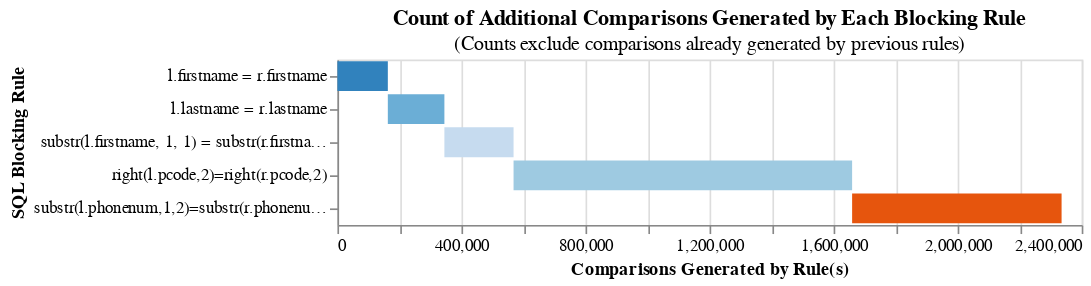

The notebook cell this image was saved under:
### Code cell
blocking_rules = [ 
            "l.firstname = r.firstname", 
        "l.lastname = r.lastname",
        "substr(l.firstname, 1, 1) = substr(r.firstname, 1, 1) and substr(l.lastname, 1, 1) = substr(r.lastname, 1, 1)",
    "right(l.pcode,2)=right(r.pcode,2)",
        "substr(l.phonenum,1,2)=substr(r.phonenum,1,2)",
        #"size(array_intersect(l.City_Array, r.City_Array)) = 1 and substr(l.Last_Name, 1, 1) = substr(r.Last_Name, 1, 1)",
                 ]

for i in blocking_rules: 

    count = linker.count_num_comparisons_from_blocking_rule(i)

    print(f"'{i}' ---> {count:,.0f} comparisons")

linker.cumulative_num_comparisons_from_blocking_rules_chart(blocking_rules)

### Figure 1 — Vega-Lite specification as saved in the notebook (floating-point values rounded to 4 significant figures)
{"$schema": "https://vega.github.io/schema/vega-lite/v5.9.3.json", "config": {"view": {"continuousHeight": 300, "continuousWidth": 300}}, "data": {"name": "data-21fd323244f666eaa25c38ff2a676fef"}, "datasets": {"data-21fd323244f666eaa25c38ff2a676fef": [{"cartesian": 56160036, "cumulative_rows": 162563, "reduction_ratio": "The rolling reduction ratio with your given blocking rule(s) is 0.997105. This represents the reduction in the total number of comparisons due to your rule(s).", "row_count": 162563, "rule": "l.firstname = r.firstname", "start": 0}, {"cartesian": 56160036, "cumulative_rows": 344945, "reduction_ratio": "The rolling reduction ratio with your given blocking rule(s) is 0.993858. This represents the reduction in the total number of comparisons due to your rule(s).", "row_count": 182382, "rule": "l.lastname = r.lastname", "start": 162563}, {"cartesian": 56160036, "cumulative_rows": 567982, "reduction_ratio": "The rolling reduction ratio with your given blocking rule(s) is 0.989886. This represents the reduction in the total number of comparisons due to your rule(s).", "row_count": 223037, "rule": "substr(l.firstname, 1, 1) = substr(r.firstname, 1, 1) and substr(l.lastname, 1, 1) = substr(r.lastname, 1, 1)", "start": 344945}, {"cartesian": 56160036, "cumulative_rows": 1659669, "reduction_ratio": "The rolling reduction ratio with your given blocking rule(s) is 0.970448. This represents the reduction in the total number of comparisons due to your rule(s).", "row_count": 1091687, "rule": "right(l.pcode,2)=right(r.pcode,2)", "start": 567982}, {"cartesian": 56160036, "cumulative_rows": 2335079, "reduction_ratio": "The rolling reduction ratio with your given blocking rule(s) is 0.958421. This represents the reduction in the total number of comparisons due to your rule(s).", "row_count": 675410, "rule": "substr(l.phonenum,1,2)=substr(r.phonenum,1,2)", "start": 1659669}]}, "encoding": {"color": {"field": "rule", "legend": null, "scale": {"scheme": "category20c"}}, "order": {"field": "cumulative_rows"}, "tooltip": [{"field": "rule", "title": "SQL Condition", "type": "nominal"}, {"field": "row_count", "format": ",", "title": "Comparisons Generated", "type": "quantitative"}, {"field": "cumulative_rows", "format": ",", "title": "Cumulative Comparisons", "type": "quantitative"}, {"field": "cartesian", "format": ",", "title": "Cartesian Product of Input Data", "type": "quantitative"}, {"field": "reduction_ratio", "title": "Reduction Ratio (cumulative rows/cartesian product)", "type": "nominal"}], "x": {"field": "start", "title": "Comparisons Generated by Rule(s)", "type": "quantitative"}, "x2": {"field": "cumulative_rows"}, "y": {"field": "rule", "sort": ["-x2"], "title": "SQL Blocking Rule"}}, "height": {"step": 20}, "mark": "bar", "title": {"subtitle": "(Counts exclude comparisons already generated by previous rules)", "text": "Count of Additional Comparisons Generated by Each Blocking Rule"}, "width": 450}
